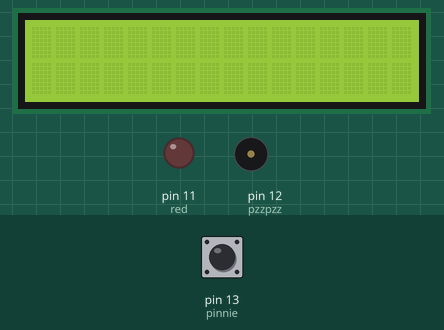
This sketch was run on a simulated Arduino Uno, built with avr-gcc and run on an emulated ATmega328P. Shown: 16×2 character LCD, output pins drawn as LEDs (lit = HIGH), buzzer (waves = sounding). Inputs (shaded band) come from the test bench; at power-on: pin 13 (pinnie) HIGH. What the sketch prints to the serial monitor is not drawn.

Above: at 1.2 s.
1.3 s: pin 13 (pinnie) pulled LOW for 0.15 s
At 2.7 s:
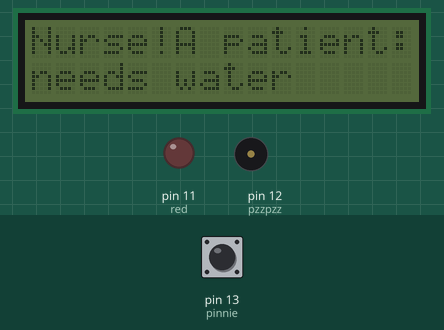
3.0 s: pin 13 (pinnie) pulled LOW for 1 s
At 5.2 s:
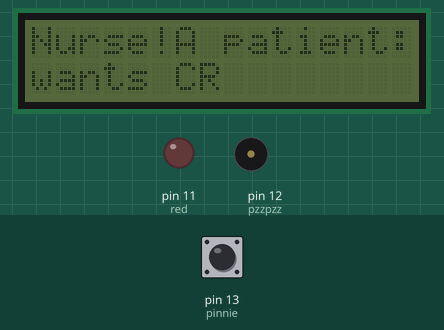
5.5 s: pin 13 (pinnie) pulled LOW for 0.15 s
At 6.9 s:
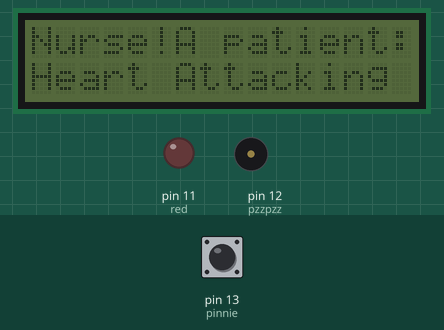
7.2 s: pin 13 (pinnie) pulled LOW for 3.2 s
At 11.6 s:
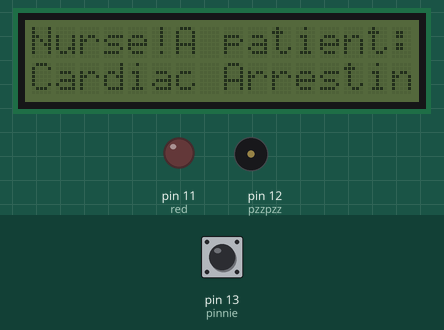
11.9 s: pin 13 (pinnie) pulled LOW for 0.15 s
At 20.3 s:
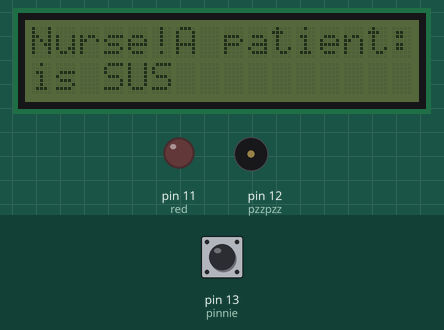
20.5 s: pin 13 (pinnie) pulled LOW for 1 s
At 28.6 s:
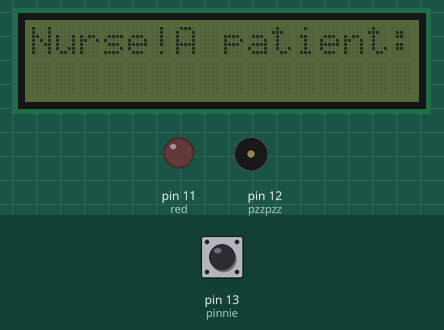
Timing chart, 0 to 30.1 s (numbered marks = the images above; inputs shaded):
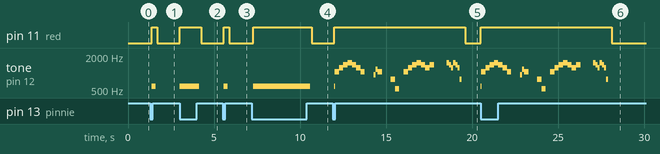

The sketch:

8.5_-_nurse_with_modes.ino
```cpp
// (licence header left out)
#include <LiquidCrystal_I2C.h>

LiquidCrystal_I2C liquidussy(0x20, 16, 2);

char *mode[] = {"needs water", "wants CR", "Heart Attacking", "Cardiac Arrestin", "is SUS"};
int mode_number;
int ouch; //<-- becomes 0 when pressed, if u cause a bug cuz u
		  //forgot this istg
const int pinnie = 13;
const int pzzpzz = 12;
int clock_down = 0;

const int red = 11;

void setup()
{
	//ok i pull up, hop out at the aftah party
	pinMode(13,INPUT_PULLUP);

  	Serial.begin(9600);

	liquidussy.init();
  	liquidussy.backlight();


  //the set backlight thing isnt in the docs but it makes it
	//glow based on boolean

	pinMode(pzzpzz, OUTPUT);

	pinMode(red,OUTPUT);

}

void loop()
{
	/* debug */ Serial.println(clock_down);


	ouch = digitalRead(pinnie);

  if (ouch == 0) {
	digitalWrite(red, HIGH);
	tone(pzzpzz, 587);
	panic();
	clock_down = 30;
    while (ouch == 0) {

		ouch = digitalRead(pinnie);

		liquidussy.setBacklight(1);
		delay(50);
		 liquidussy.setBacklight(0);
		delay(50);
  	}
	noTone(pzzpzz);

  } else {
	digitalWrite(red, LOW);
  }
	delay(100);
  if (clock_down > 1) {
	clock_down -= 1;
  } else if (clock_down == 1){
	depanic();
	mode_number = 0;
	delay(100);
	liquidussy.clear();
	clock_down = 0;
  }


}

void panic()
{
	liquidussy.clear();
  if (clock_down > 0) {
		mode_number += 1;
  }

	liquidussy.setBacklight(1);
	liquidussy.setCursor(0, 0);


	liquidussy.print("Nurse!A patient:");

	liquidussy.setCursor(0, 1);
	liquidussy.print(mode[mode_number]);
	/* debug */ Serial.println("Mode rn:");
	/* debug */ Serial.print(mode_number);

  if (mode_number > 3) {
	hehe();
  }

}

void depanic()
{
	liquidussy.clear();


	liquidussy.setBacklight(1);
	liquidussy.setCursor(0, 0);
	liquidussy.print("ok na diay ");

	liquidussy.setCursor(0, 1);
	liquidussy.print("'te. lamats");
	delay(700);
}

void hehe() // when the imposter is sus
{

  tone(pzzpzz, 1046);
  delay(250);
  liquidussy.setBacklight(1);
  tone(pzzpzz, 1244);
  delay(250);
  liquidussy.setBacklight(0);
  tone(pzzpzz, 1400);
  delay(250);
  liquidussy.setBacklight(1);
  tone(pzzpzz, 1510);
  delay(250);
  liquidussy.setBacklight(0);
  tone(pzzpzz, 1400);
  delay(250);
  liquidussy.setBacklight(1);
  tone(pzzpzz, 1244);
  delay(250);
  liquidussy.setBacklight(0);
  tone(pzzpzz, 1046);
  delay(250);
  liquidussy.setBacklight(1);
  noTone(pzzpzz);
  delay(500);
  liquidussy.setBacklight(0);
  tone(pzzpzz, 932);
  delay(125);
  liquidussy.setBacklight(1);
  tone(pzzpzz, 1174);
  delay(125);
  liquidussy.setBacklight(0);
  tone(pzzpzz, 1046);
  delay(250);
  liquidussy.setBacklight(1);

  noTone(pzzpzz);
  delay(500);
  liquidussy.setBacklight(0);
  tone(pzzpzz, 780);
  delay(250);
  liquidussy.setBacklight(1);
  tone(pzzpzz, 525);
  delay(250);
  liquidussy.setBacklight(0);
  noTone(pzzpzz);
  delay(250);
  liquidussy.setBacklight(1);
  //secont part
  tone(pzzpzz, 1046);
  delay(250);
  liquidussy.setBacklight(0);
  tone(pzzpzz, 1244);
  delay(250);
  liquidussy.setBacklight(1);
  tone(pzzpzz, 1400);
  delay(250);
  liquidussy.setBacklight(0);
  tone(pzzpzz, 1510);
  delay(250);
  liquidussy.setBacklight(1);
  tone(pzzpzz, 1400);
  delay(250);
  liquidussy.setBacklight(0);
  tone(pzzpzz, 1244);
  delay(250);
  liquidussy.setBacklight(1);
  tone(pzzpzz, 1400);
  delay(250);
  liquidussy.setBacklight(0);
  noTone(pzzpzz);
  delay(750);
  liquidussy.setBacklight(1);
  //fast part
  tone(pzzpzz, 1510);
  delay(125);
  liquidussy.setBacklight(0);
  tone(pzzpzz, 1400);
  delay(125);
  liquidussy.setBacklight(1);
  tone(pzzpzz, 1244);
  delay(125);
  liquidussy.setBacklight(0);
  tone(pzzpzz, 1510);
  delay(125);
  liquidussy.setBacklight(1);
  tone(pzzpzz, 1400);
  delay(125);
  liquidussy.setBacklight(0);
  tone(pzzpzz, 1244);
  delay(125);
  liquidussy.setBacklight(1);

  tone(pzzpzz, 780, 100);
  delay(110);
  liquidussy.setBacklight(0);
}
```

Measured:
- after the input at 1.3 s, pin 11 (red): LOW → HIGH after 0.07 s, → LOW 0.33 s later; tone on pin 12 (pzzpzz): silent → 587 Hz after 0.07 s, → silent 0.23 s later; the display: first changes after 0.10 s (image 1 shows a later state)
- after the input at 3.0 s, pin 11 (red): LOW → HIGH at once, → LOW 1.2 s later; tone on pin 12 (pzzpzz): silent → 587 Hz at once, → silent 1.1 s later; the display: first changes at once (image 2 shows a later state)
- after the input at 5.5 s, pin 11 (red): LOW → HIGH after 0.05 s, → LOW 0.34 s later; tone on pin 12 (pzzpzz): silent → 587 Hz after 0.05 s, → silent 0.24 s later; the display: first changes after 0.09 s (image 3 shows a later state)
- after the input at 7.2 s, pin 11 (red): LOW → HIGH after 0.09 s, → LOW 3.4 s later; tone on pin 12 (pzzpzz): silent → 587 Hz after 0.09 s, → silent 3.3 s later; the display: first changes after 0.13 s (image 4 shows a later state)
- after the input at 11.9 s, pin 11 (red): LOW → HIGH after 0.09 s, → LOW 7.6 s later; tone on pin 12 (pzzpzz): plays 587 Hz for 0.03 s, 1046 Hz for 0.25 s, 1244 Hz for 0.25 s, 1400 Hz for 0.25 s, 1510 Hz for 0.25 s, 1400 Hz for 0.25 s … (27 notes in this stretch), starting after 0.09 s; the display: first changes after 0.11 s (image 5 shows a later state)
- after the input at 20.5 s, pin 11 (red): LOW → HIGH at once, → LOW 7.6 s later; tone on pin 12 (pzzpzz): plays 587 Hz for 0.02 s, 1046 Hz for 0.25 s, 1244 Hz for 0.25 s, 1400 Hz for 0.25 s, 1510 Hz for 0.25 s, 1400 Hz for 0.25 s … (27 notes in this stretch), starting at once; the display: first changes at once (image 6 shows a later state)
